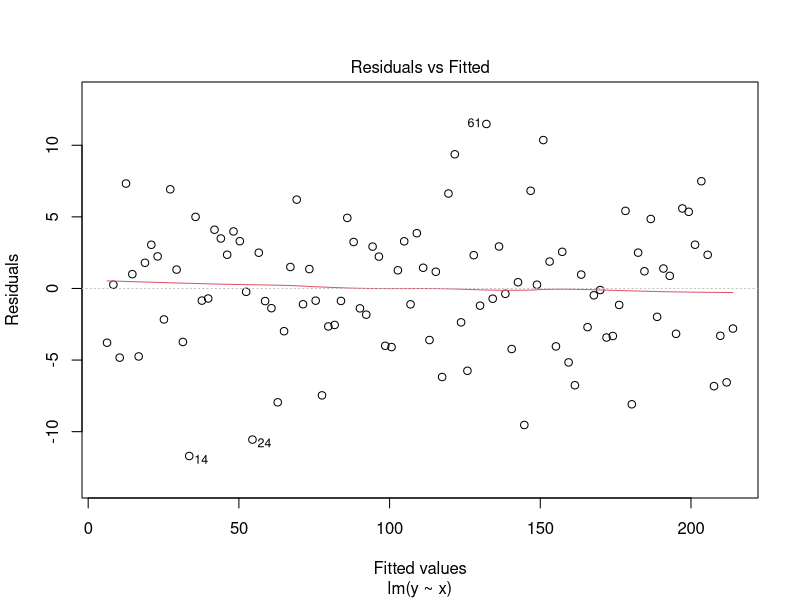
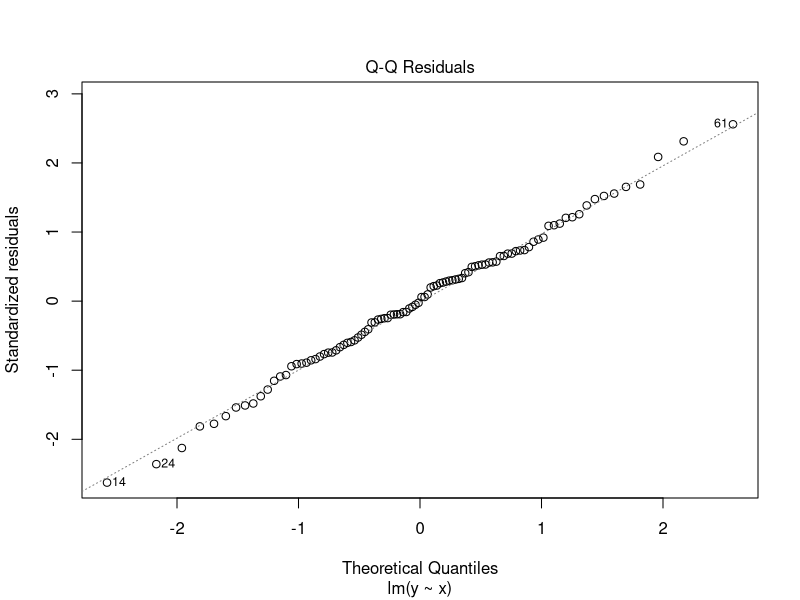
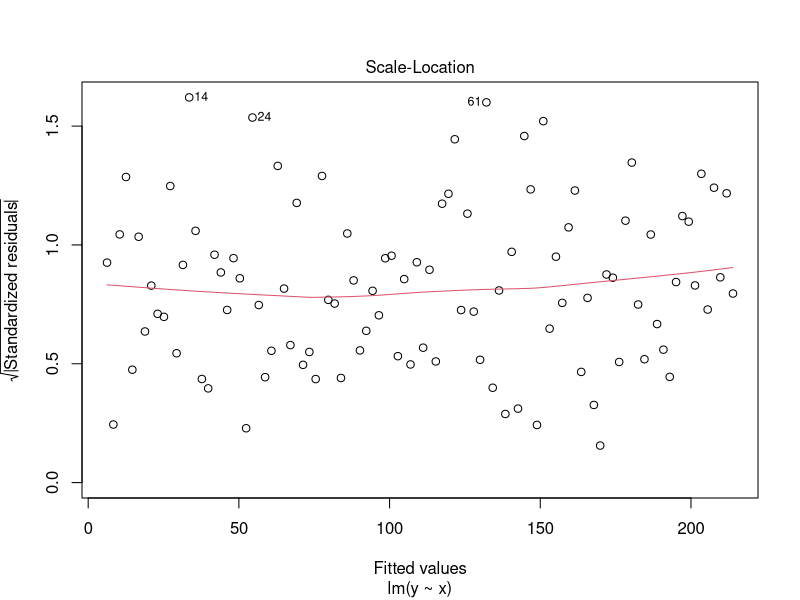
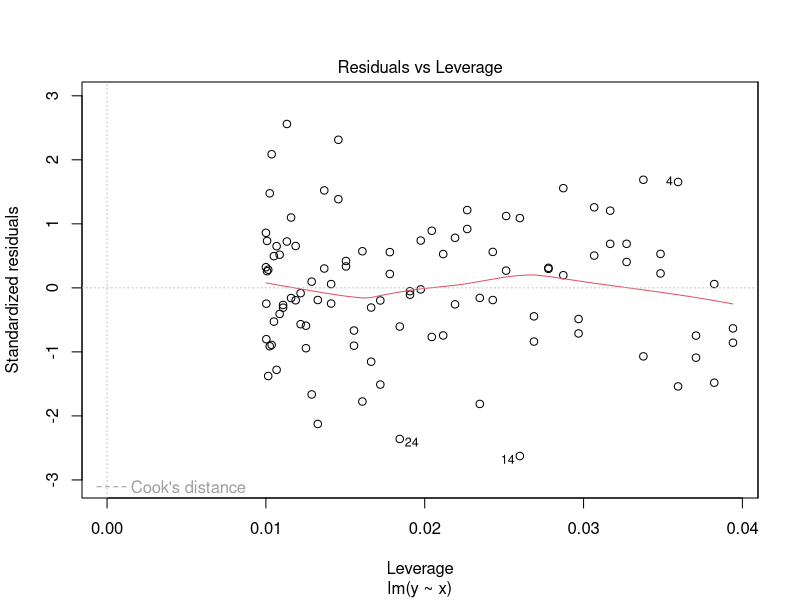
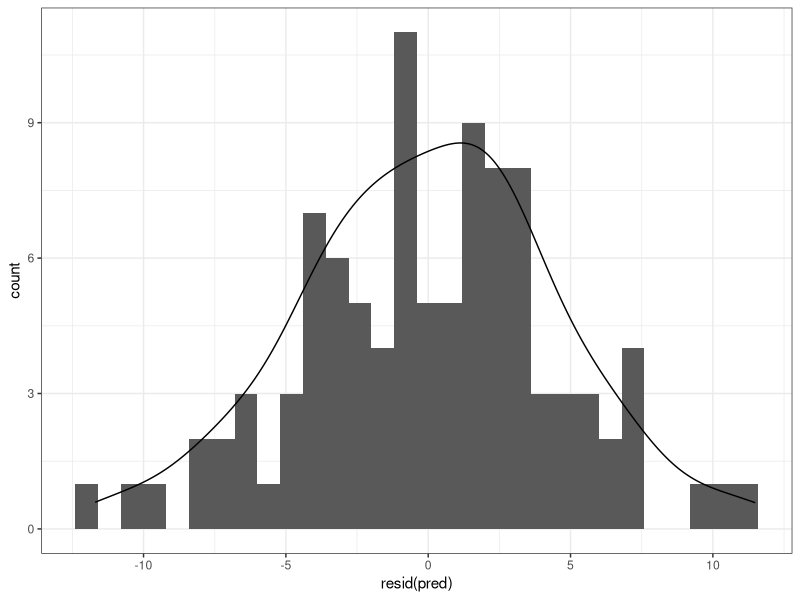
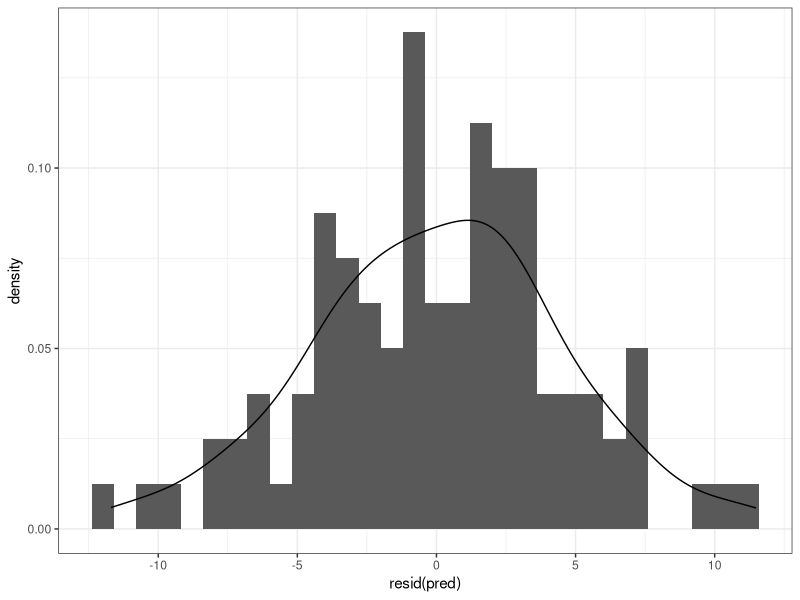
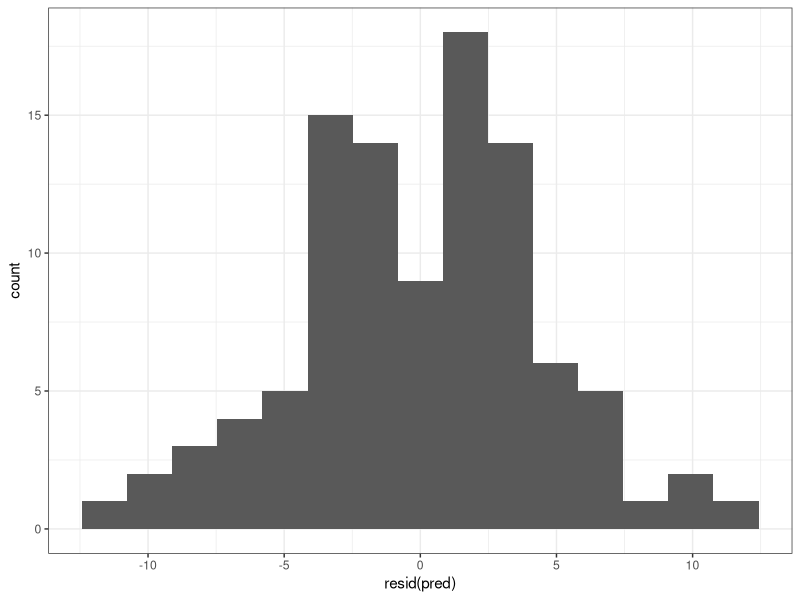

Generate these figures, in order, with R: (Note: this script raises an error after producing the figures.)
library(tidyverse)
library(MASS)

## https://www.linkedin.com/pulse/weighted-linear-regression-r-blaine-bateman-eaf-llc/
## Blaine Bateman example problem on Weighted Lin regression
# model <- lm(y ~ x, data = x_data)
# y_pred <- predict(model, data = new_x_data)


## Generate data for regression
set.seed(1)
x_data <- seq(1, 100, 1)
y_raw <- 3.5 + 2.1 * x_data
y_noise <- rnorm(n = 100, mean = 0, sd = 5)

y <- data.frame(x = x_data, y = y_raw + y_noise)

## Model

pred <- lm(y ~ x, data = y)

plot(pred)

resid(pred) # list of residuals

ggplot(data = pred, aes(x = resid(pred))) +
  geom_histogram() +
  geom_density(aes(y = ..count..)) +
  theme_bw()

ggplot(data = pred, aes(x = resid(pred))) +
  geom_histogram(aes(y = ..density..)) +
  geom_density(aes(y = ..density..)) +
  theme_bw()

ggplot(data = pred, aes(x = resid(pred))) +
  stat_bin(geom = "bar", position = "dodge", bins = 15) +
  theme_bw()

summary(pred)

######### Test messier data

set.seed(2)

X_data2 <- seq(1, 1000, 1)

#

# Y is linear in x with uniform, periodic, and skewed noise

#

Y_raw2 <- 1.37 + 2.097 * x_data2

Y_noise2 <- (X_data2 / 100) * 25 * (sin(2 * pi * X_data2/100)) * 
  
  runif(n = length(X_data2), min = 3, max  = 4.5) +
  
  (X_data2 / 100)^3 * runif(n = 100, min = 1, max = 5)

Y <- data.frame(X = X_data2, Y = Y_raw2 + Y_noise2)

model2 <- lm(Y ~ X, data = Y)
plot(model2)
summary(model2)

ggplot(data = model2, aes(x = resid(model2))) +
  geom_histogram(aes(y = ..density..)) +
  geom_density() +
  theme_bw()

## heteroskedasticity: residuals do exhibit the unwanted
## variations we observe (need homoskedasticity)

# Could apply weights to the linear regression model
# How to normalize data


# Weighted_fit <- rlm(Y ~ X, data = Y, weights = 1/sd_variance)

########################################################################

ggplot(mtcars, aes(x = wt, y = mpg)) +
  geom_point() +
  labs(title = "Fuel economy declination") +
  theme(plot.title = element_text(size = rel(1.5)),
        plot.background = element_rect(fill = "gray"),
        panel.border = element_rect(linetype = "dashed", fill = NA),
        panel.grid.major = element_line(colour = "black"),
        panel.grid.minor = element_line(colour = "grey"), 
        # panel.grid.major.y = element_blank() # remove y grids
        # panel.grid.major.x = element_blank() # remove x grids
        
        ## Axes --------------------------------------------- 
        
        axis.line = element_line(size = 3, colour = "grey80"),
        axis.text = element_text(colour = "red"),
        axis.ticks = element_line(size = 2),
        axis.ticks.length = unit(0.25, "cm"),
        axis.title.y = element_text(size = rel(1.5), angle = 90),
        axis.title.x = element_text(size = rel(1))
        
  
  )


## Legend ---------------------------------------------------

ggplot(mtcars, aes(wt, mpg)) +
  geom_point(aes(colour = factor(cyl), shape = factor(vs))) +
  labs(
    title = "Weights and Mpg",
    x = "Weight (1000 lbs)",
    y = "Fuel economy (mpg)",
    colour = "Cylinders",
    shape = "Transmission") + 
  theme(legend.justification = c("right","top"),
        legend.title = element_text(face = "bold"),
        legend.position = c(.95, .95), #"bottom"
        legend.box.just = "right",
        legend.margin = margin(2, 2, 2, 2),
        legend.key.size = unit(.25, "cm"),
        #legend.key.width = unit(5, "cm")
        #legend.text = element_text(colour = 'red'
         #, angle = 45, size = 10, hjust = 3, vjust = 3, face = 'bold')
        #legend.box.background =  element_rect(),
        legend.background = element_rect(colour = "light gray", size = .25), 
        plot.title = element_text(size = rel(1.5)),
        plot.margin = margin(15, 15, 15, 15),
        plot.background = element_rect(fill = "gray", linetype = "dashed"),
        panel.grid.minor = element_line(colour = "grey"),
        panel.border = element_rect(linetype = "dashed", fill = NA),
        axis.title.y = element_text(colour = "black"),
        axis.ticks = element_line(colour = "black")
        )

## Strips -----------------------------------------------------

ggplot(mtcars, aes(x = wt, y = mpg)) +
  geom_point() +
  facet_wrap( ~ cyl ) +
  theme(
    strip.background = element_rect(colour = "black", fill = "light pink"),
    strip.text = element_text(colour = "white", face = "bold"),
    panel.spacing = unit(1, "lines")
    
    )

















